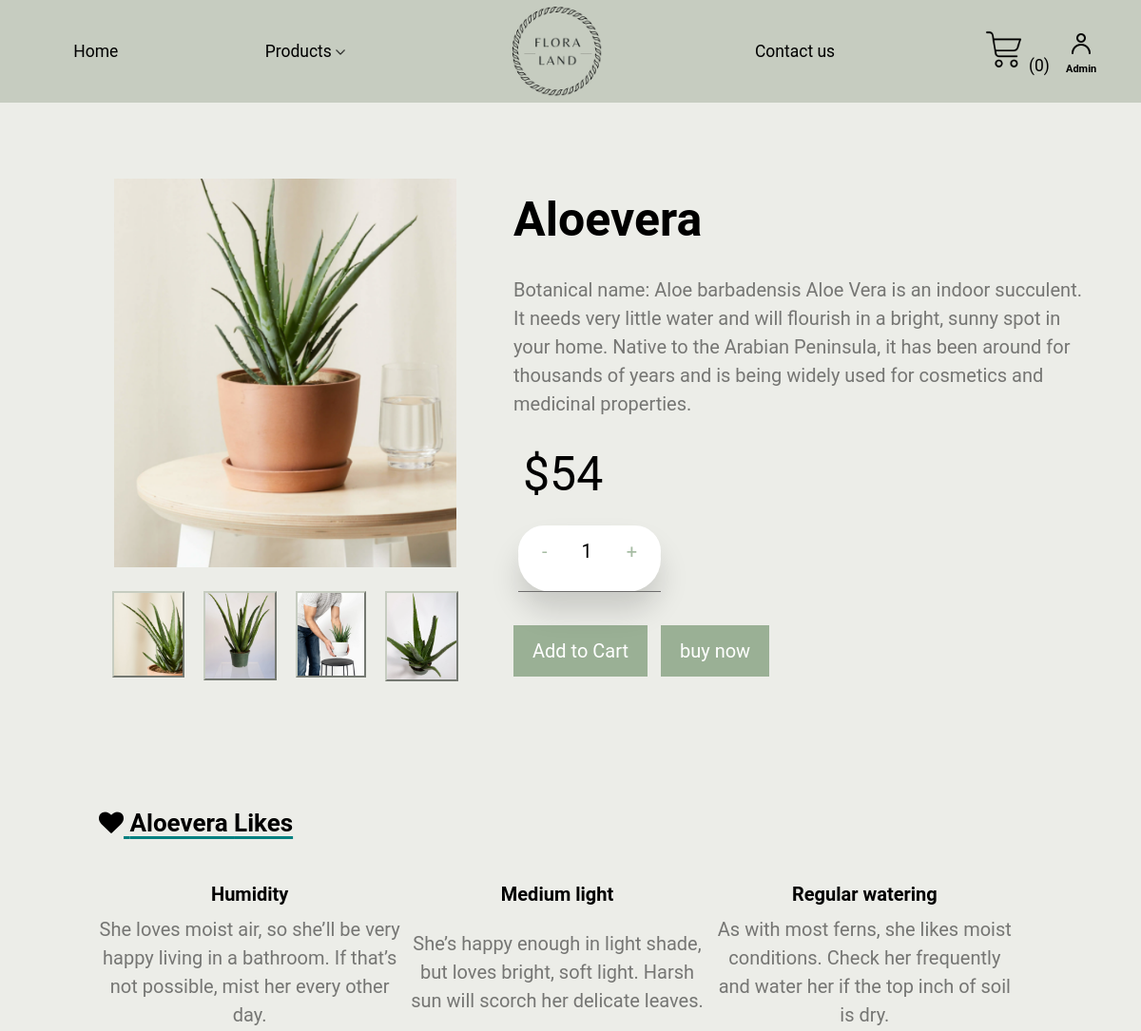
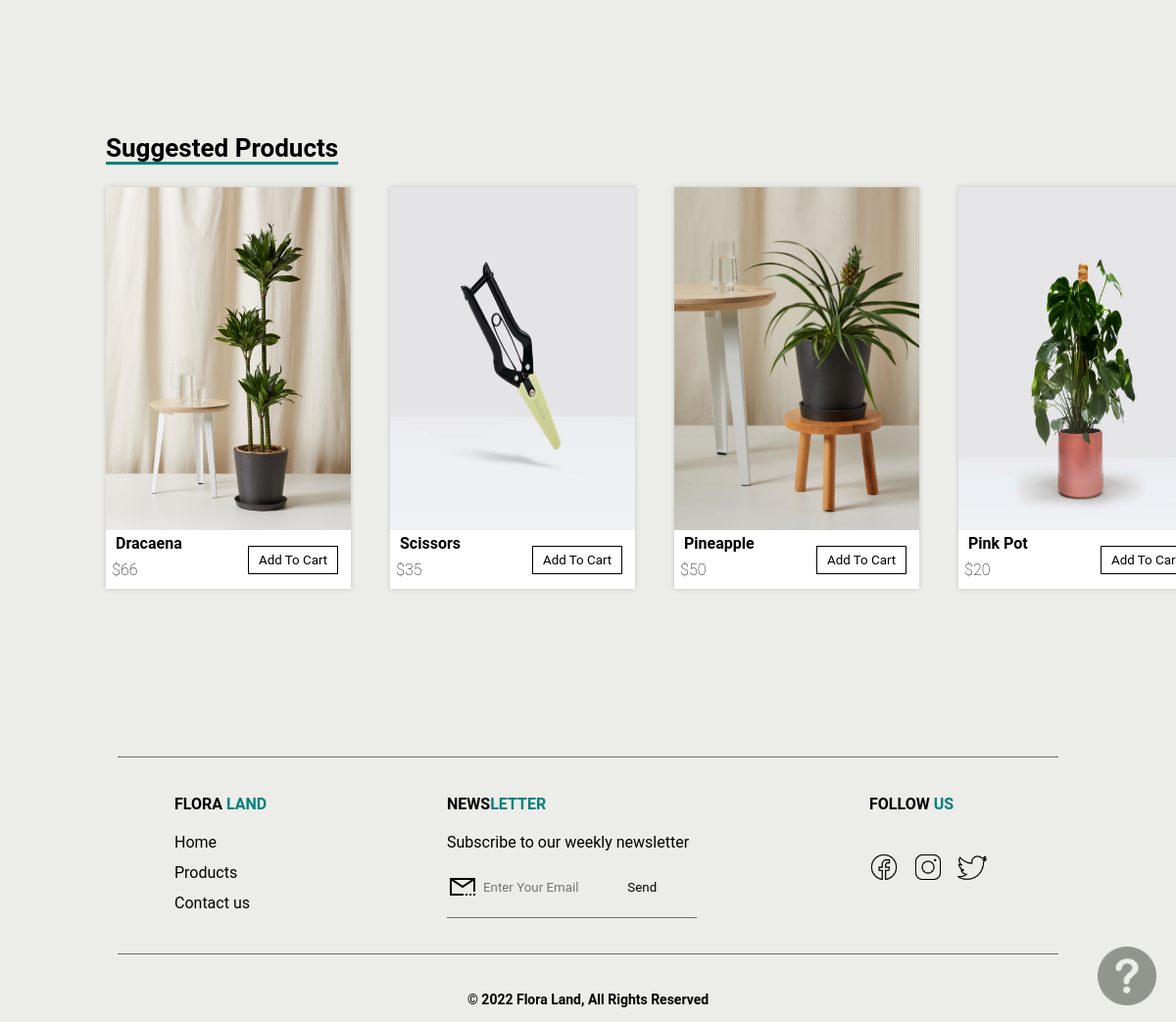
Page /Code/productDetails.php?pid=1 on the committed database (2 pictures, top to bottom).
### tables this page shows
CREATE TABLE `products` (
  `PID` int(11) NOT NULL,
  `PName` varchar(30) NOT NULL,
  `PPrice` decimal(10,0) NOT NULL,
  `PStock` int(11) NOT NULL,
  `PCategory` varchar(30) NOT NULL,
  `P_Description` varchar(1000) NOT NULL,
  `Pic1` varchar(30) NOT NULL,
  `Pic2` varchar(30) NOT NULL,
  `Pic3` varchar(30) NOT NULL,
  `Pic4` varchar(30) NOT NULL,
  `Pic5` varchar(30) NOT NULL
);

### Code/productDetails.php (the view, shortened to what this page needs)
<!DOCTYPE html>
<html lang="en">
<head>
    <link rel="stylesheet" href="./product.css">
    <link href="https://stackpath.bootstrapcdn.com/font-awesome/4.7.0/css/font-awesome.min.css" rel="stylesheet">
</head>
<body>
    <?php
    include('includes/header.php');
    include('includes/db-con.php');
    include('includes/helpPopup.php');
    ?>
    <?php
            $pid = $_GET['pid'];
            $sql = "SELECT * FROM Products WHERE PID= $pid;";
            $result= mysqli_query($conn, $sql);
            $row = mysqli_fetch_assoc($result);
            $imgUrl = "img/".$row['Pic1'];
            $PDes = $row['P_Description'];
            $PName = $row['PName'];
            $PPrice = $row['PPrice'];
            $PStock = $row['PStock'];
            $PCategory = $row['PCategory'];
    echo "
        <section class='product-section'>
        <div class='left'>
        <div class='big-img'>
            <img src=$imgUrl alt=$PName>
            </div>";
        $sql = "SELECT Pic2, Pic3, Pic4, Pic5 FROM products WHERE PID= $pid;";
        $result= mysqli_query($conn, $sql);
        $row = mysqli_fetch_row($result);
        echo "<div class='images'>";
        for($i=0 ; $i<=3; $i++){
            echo"
                <div class='smll-img'>
                    <img src='img/".$row[$i]."' onclick='showImg(this.src)' >
                </div>";
        }
        echo "
        </div>
        </div>
            <div class='product-detail' style='width: 50vw;'>
                <h1 class='product-title'> $PName </h1>
                <p class='product-des'> $PDes</p>
                <p class='prices'>$$PPrice</p>
                <div class='quantity' style='width: 12.5vw;'>
                <form action='productDetails.php?pid=".$pid."' id='prodForm' method='post' style='width: 30vw;'>
                    <button  id='decrement' onclick='stepper(this)' type='button'> - </button>
                    <input type='number' name='quantity' id='my-input'  min='1' max= $PStock step='1' value='1' readonly>
                    <button id='increment' onclick='stepper(this)' type='button'> + </button>
                    <input type='hidden' name='pname' value=$PName>
                    <input type='hidden' name='pprice' value=$PPrice>
                    <input type='hidden' name='pstock' value=$PStock>
                    <input type='hidden' name='pimg' value=$imgUrl>
                </div>
                <div class='btn-container'>
                    <input class='product-btn buy-btn' name='add' type='submit' value='Add to Cart'>
                    </form>
                    <a href='cart.php?action=buy-now&pid=".$pid."&pname=".$PName."&pstock=".$PStock."&pprice=".$PPrice."&pimg=".$imgUrl."' id= 'buy-link'><button class='product-btn buy-btn' id='buy-btn' type='button' onclick='quantity()'>buy now </button></a>
                </div>
            </div>
        </section> ";
        ?>
    <?php if (strcmp($PCategory,"Plants")==0) { ?>
  <section class="details-des">
        <h1 class="titles"><i class="fa fa-heart" aria-hidden="true"></i> <?php echo $PName; ?> Likes<br></h1><br><br>
        <table class="table-venues">
            <tr>
            <th class="section-title">Humidity</th>
            <th class="section-title">Medium light</th>
            <th class="section-title">Regular watering</th>
            </tr>
            <tr>
                <td class="des">She loves moist air, so she’ll be very happy living in a bathroom. If that’s not possible, mist her every other day.</td>
                <td class="des">She’s happy enough in light shade, but loves bright, soft light. Harsh sun will scorch her delicate leaves.</td>
                <td class="des">As with most ferns, she likes moist conditions. Check her frequently and water her if the top inch of soil is dry.</td>
            </tr>
        </table>
    </section>
    <?php } ?>
        <br><br><br><br>
<section id="second">
    <div class="container">
        <h2 class="title">Suggested Products</h2>
        <div class="product-container">
        <?php
        $sql = "SELECT * FROM Products order by rand();";
        $result= mysqli_query($conn, $sql);
        for($i=1 ; $i<=4; $i++){
            $row = mysqli_fetch_assoc($result);
            $pid = $row['PID'];
            $imgUrl = "img/".$row['Pic1'];
            $pname = $row['PName'];
            $pprice = $row ['PPrice'];
        echo "<div class='product-card'>
                <div class='product-img'>
                    <a href='productDetails.php?pid=".$pid."'><img src=$imgUrl alt=$pname></a>
                </div>
                <h3 class='card-name'>$pname</h3>
                <form action='index.php?pid=".$pid."' method='post' style='border:0px;'>
                <input type='hidden' name='pname' value=$pname>
                <input type='hidden' name='pprice' value=$pprice>
                <input type='hidden' name='pimg' value=$imgUrl>
                <input type='hidden' name='quantity' value=1>
                <button class='card-btn' name='add' type='submit'>Add to Cart</button>
                </form>
                <h4 class='price'>$$pprice</h4>
            </div>";
        }
        ?>
    </div>
    </div>
</section>
    <br><br><br><br>
    <footer>
    <hr><br><br>
    <div class="row">
        <div class="col">
            <p class="title">FLORA <span>LAND</span></p>
            <ul class="pages">
                <li><a href="index.php">Home</a></li>
                <li><a href="AllProductPage.php">Products</a></li>
                <li><a href="contact.php">Contact us</a></li>
            </ul>
        </div>
        <div class="col">
            <p class="title">NEWS<span>LETTER</span></p>
            <p class="col2-txt">Subscribe to our weekly newsletter </p>
            <form>
                <img src="img/letter.png" alt="newsletter">
                <input id="email" name="email" type="email" placeholder="Enter Your Email" required is-email>
                <input type="button" value="Send" style="color: black;">
            </form>
        </div>
        <div class="col">
            <p class="title">FOLLOW<span> US</span></p>
            <div class="social">
                <ul class="social-icons">
                    <li><a href="https://www.facebook.com/"><img src="img/facebook.png" alt="facebook"></a></li>
                    <li><a href="https://www.instagram.com/"><img src="img/instagram.png" alt="Instagram"></a></li>
                    <li><a href="https://twitter.com/?lang=en"><img src="img/twitter.png" alt="Twitter"></a></li>
                </ul>
            </div>
        </div>
    </div>
    <hr><br><br>
    <p class="copyright"><strong>&copy; 2022 Flora Land, All Rights Reserved</strong></p>
</footer>
</body>
</html>

### rows in the picture
products: Pic1+PName (picture), Pic2 (picture), Pic3 (picture), Pic4 (picture), Pic5 (picture), PName "Aloevera", P_Description "Botanical name: Aloe barbadensis Aloe Vera is an indoor succulent. It needs very little water and will flourish in a bright, sunny spot in your home. Native to the Arabian Peninsula, it has been around for thousands of years and is being widely used for cosmetics and medicinal properties.", PPrice "54"
products: Pic1+PName (picture), PName "Dracaena", PPrice "66"
products: Pic1 (picture), PName "Scissors", PPrice "35"
products: Pic1 (picture), PName "Pineapple", PPrice "50"
products: Pic1 (picture), PName "Pink Pot", PPrice "20"

### other values in the picture
$c_count "0"
